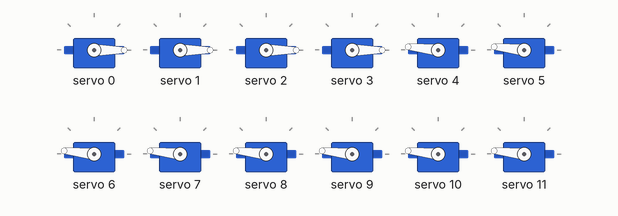
Bench run of a sketch on a simulated Arduino Uno, built with avr-gcc and run on an emulated ATmega328P. Shown: 12 × servo. What the sketch prints to the serial monitor is not drawn.

Above: at 0.05 s.
At 0.9 s:
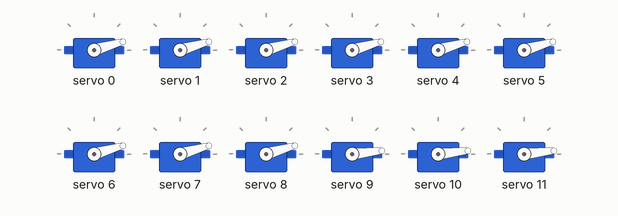
At 1.8 s:
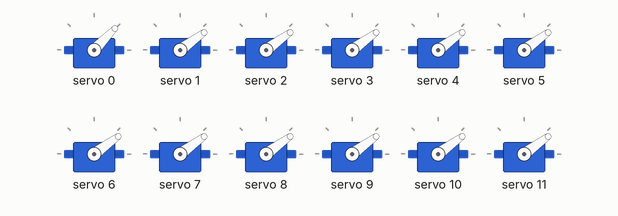
At 3.55 s:
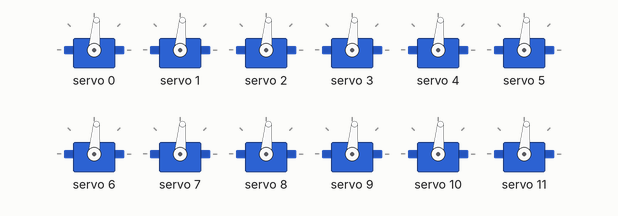
At 5.3 s:
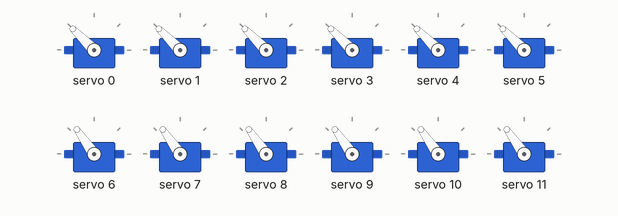
At 7.1 s:
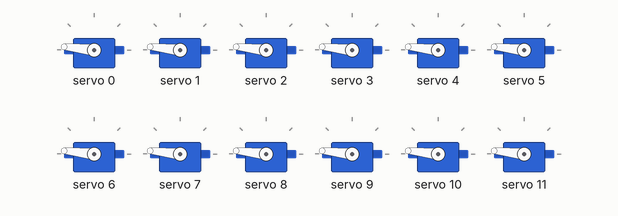
Timing chart, 0 to 9.3 s (numbered marks = the images above):
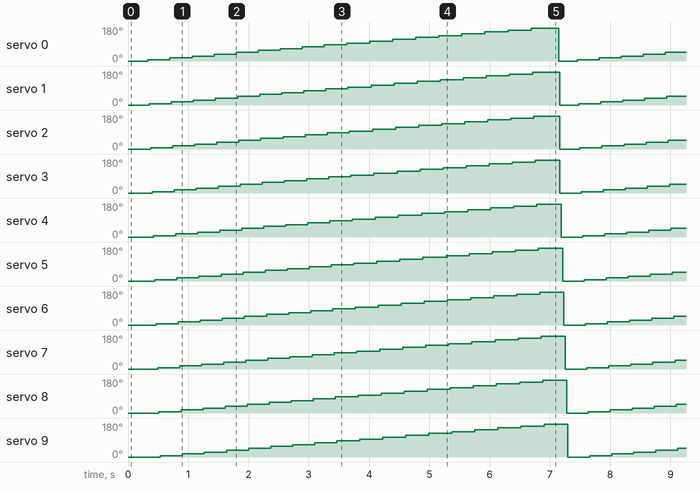

The sketch:

motor_test_v1.ino
```cpp
#include <Wire.h>

#include <Adafruit_PWMServoDriver.h>

Adafruit_PWMServoDriver board1 = Adafruit_PWMServoDriver(0x40);
// Adafruit_PWMServoDriver board2 = Adafruit_PWMServoDriver(0x41);

// Depending on your servo make, the pulse width min and max may vary
#define SERVOMIN  125 // this is the 'minimum' pulse length count (out of 4096)
#define SERVOMAX  575 // this is the 'maximum' pulse length count (out of 4096)

void setup() {
  Serial.begin(9600);
  Serial.println("32 channel Servo test!");

  board1.begin();
  // board2.begin();
  board1.setPWMFreq(60);  // Analog servos run at ~60 Hz updates
  // board2.setPWMFreq(60);
  //yield();
}

void loop() {

    for( int angle =0; angle<181; angle +=10){
      for(int i=0; i<16; i++)
        {
            // board2.setPWM(i, 0, angleToPulse(angle) );
            board1.setPWM(i, 0, angleToPulse(angle) );
        }
    }
// PCA9865 16 channel Servo control
  delay(100);
}

int angleToPulse(int ang){
   int pulse = map(ang,0, 180, SERVOMIN,SERVOMAX);// map angle of 0 to 180 to Servo min and Servo max
   Serial.print("Angle: ");Serial.print(ang);
   Serial.print(" pulse: ");Serial.println(pulse);
   return pulse;
}
```

Measured:
- by itself, servo 0: repeats every 7.1 s: 16° 0.37 s, 26° 0.37 s, 36° 0.37 s, 46° 0.37 s, 56° 0.37 s, 66° 0.37 s, 75° 0.37 s, 85° 0.37 s, 95° 0.38 s, 105° 0.38 s, 115° 0.38 s, 125° 0.38 s, 135° 0.38 s, 145° 0.38 s, 154° 0.38 s, 164° 0.38 s, 174° 0.46 s, 0° 0.30 s, 6° 0.37 s
- by itself, servo 1: repeats every 7.1 s: 16° 0.37 s, 26° 0.37 s, 36° 0.37 s, 46° 0.37 s, 56° 0.37 s, 66° 0.37 s, 75° 0.37 s, 85° 0.37 s, 95° 0.38 s, 105° 0.38 s, 115° 0.38 s, 125° 0.38 s, 135° 0.38 s, 145° 0.38 s, 154° 0.38 s, 164° 0.38 s, 174° 0.46 s, 0° 0.31 s, 6° 0.37 s
